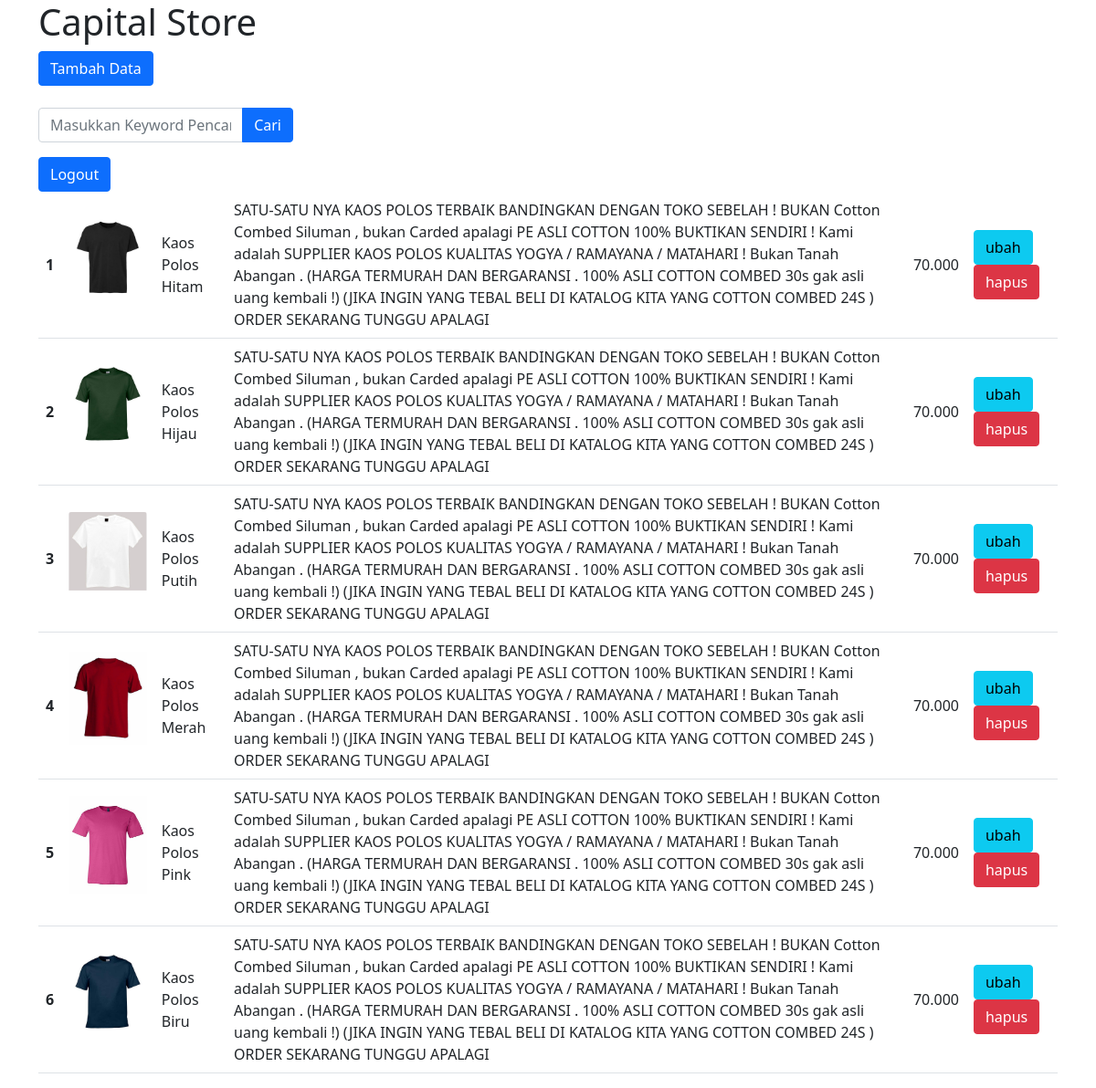
The page /admin.php (signed in) on the database its author committed.
### tables this page shows
CREATE TABLE `asus_data` (
  `id` int(11) NOT NULL,
  `nama` varchar(100) NOT NULL,
  `gambar` varchar(35) NOT NULL,
  `spesifikasi` varchar(900) NOT NULL,
  `harga` varchar(100) NOT NULL
);

### functions.php (called while the page is built, shortened)
<?php
function koneksi()
{
  $conn = mysqli_connect('localhost', 'root', '','db_store') or die('Koneksi ke DB GAGAL!');
  mysqli_select_db($conn, 'db_store') or die("Database salah!");
  return $conn;
}
function query($query)
{
  $conn = koneksi();
  $result = mysqli_query($conn, $query) or die(mysqli_error($conn));
  $rows = [];
  while ($row = mysqli_fetch_assoc($result)) {
    $rows[] = $row;
  }
  return $rows;
}

### admin.php (the view, shortened to what this page needs)
<?php
require 'functions.php';
$db_store = query("SELECT * FROM asus_data");
?>
<!doctype html>
<html lang="en">
<head>
  <link href="https://cdn.jsdelivr.net/npm/bootstrap@5.1.3/dist/css/bootstrap.min.css" rel="stylesheet">
</head>
<body>
  <div class="container">
    <h1 class="align-midcle">Capital Store</h1>
    <a href="tambah.php" class="btn btn-primary">Tambah Data</a>
    <form action="" method="GET" class="mt-4">
      <div class="input-group mb-3 mt-4 w-25">
        <input type="text" class="form-control" name="keyword" placeholder="Masukkan Keyword Pencarian.." autocomplete="off">
        <button class="btn btn-primary" type="submit" name="cari">Cari</button>
      </div>
    </form>
    <a class="btn btn-primary text-left" href="logout.php">Logout</a>
    <table class="table">
      <?php
      $no = 1;
      foreach ($db_store as $row) : ?>
        <tr>
          <th scope="row" class="align-middle"><?php echo $no++; ?></th>
          <td class="align-middle">
            <img src="img/<?php echo $row["gambar"] ?>" class="card-img-top img-fluid max-foto mb-3">
          </td>
          <td class="align-middle"><?php echo $row["nama"]; ?></td>
          <td class="align-middle"><?php echo $row["spesifikasi"]; ?></td>
          <td class="align-middle"><?php echo $row["harga"]; ?></td>
          <td class="align-middle">
            <a href="ubah.php?id=<?= $row["id"]; ?>" class="btn btn-info justify-warning-end">ubah</a>
            <a href="hapus.php?id=<?= $row["id"]; ?>" class="btn btn-danger justify-content-end" onclick="return confirm('yakin?');">hapus</a>
          </td>
        </tr>
      <?php endforeach; ?>
    </table>
  </div>
</body>
</html>

### rows shown on the page
asus_data: gambar (picture), nama "Kaos Polos Hitam", spesifikasi "SATU-SATU NYA KAOS POLOS TERBAIK BANDINGKAN DENGAN TOKO SEBELAH ! BUKAN Cotton Combed Siluman , bukan Carded apalagi PE ASLI COTTON 100% BUKTIKAN SENDIRI ! Kami adalah SUPPLIER KAOS POLOS KUALITAS YOGYA / RAMAYANA / MATAHARI ! Bukan Tanah Abangan . (HARGA TERMURAH DAN BERGARANSI . 100% ASLI COTTON COMBED 30s gak asli uang kembali !) (JIKA INGIN YANG TEBAL BELI DI KATALOG KITA YANG COTTON COMBED 24S ) ORDER SEKARANG TUNGGU APALAGI", harga "70.000"
asus_data: gambar (picture), nama "Kaos Polos Hijau", spesifikasi "SATU-SATU NYA KAOS POLOS TERBAIK BANDINGKAN DENGAN TOKO SEBELAH ! BUKAN Cotton Combed Siluman , bukan Carded apalagi PE ASLI COTTON 100% BUKTIKAN SENDIRI ! Kami adalah SUPPLIER KAOS POLOS KUALITAS YOGYA / RAMAYANA / MATAHARI ! Bukan Tanah Abangan . (HARGA TERMURAH DAN BERGARANSI . 100% ASLI COTTON COMBED 30s gak asli uang kembali !) (JIKA INGIN YANG TEBAL BELI DI KATALOG KITA YANG COTTON COMBED 24S ) ORDER SEKARANG TUNGGU APALAGI", harga "70.000"
asus_data: gambar (picture), nama "Kaos Polos Putih", spesifikasi "SATU-SATU NYA KAOS POLOS TERBAIK BANDINGKAN DENGAN TOKO SEBELAH ! BUKAN Cotton Combed Siluman , bukan Carded apalagi PE ASLI COTTON 100% BUKTIKAN SENDIRI ! Kami adalah SUPPLIER KAOS POLOS KUALITAS YOGYA / RAMAYANA / MATAHARI ! Bukan Tanah Abangan . (HARGA TERMURAH DAN BERGARANSI . 100% ASLI COTTON COMBED 30s gak asli uang kembali !) (JIKA INGIN YANG TEBAL BELI DI KATALOG KITA YANG COTTON COMBED 24S ) ORDER SEKARANG TUNGGU APALAGI", harga "70.000"
asus_data: gambar (picture), nama "Kaos Polos Merah", spesifikasi "SATU-SATU NYA KAOS POLOS TERBAIK BANDINGKAN DENGAN TOKO SEBELAH ! BUKAN Cotton Combed Siluman , bukan Carded apalagi PE ASLI COTTON 100% BUKTIKAN SENDIRI ! Kami adalah SUPPLIER KAOS POLOS KUALITAS YOGYA / RAMAYANA / MATAHARI ! Bukan Tanah Abangan . (HARGA TERMURAH DAN BERGARANSI . 100% ASLI COTTON COMBED 30s gak asli uang kembali !) (JIKA INGIN YANG TEBAL BELI DI KATALOG KITA YANG COTTON COMBED 24S ) ORDER SEKARANG TUNGGU APALAGI", harga "70.000"
asus_data: gambar (picture), nama "Kaos Polos Pink", spesifikasi "SATU-SATU NYA KAOS POLOS TERBAIK BANDINGKAN DENGAN TOKO SEBELAH ! BUKAN Cotton Combed Siluman , bukan Carded apalagi PE ASLI COTTON 100% BUKTIKAN SENDIRI ! Kami adalah SUPPLIER KAOS POLOS KUALITAS YOGYA / RAMAYANA / MATAHARI ! Bukan Tanah Abangan . (HARGA TERMURAH DAN BERGARANSI . 100% ASLI COTTON COMBED 30s gak asli uang kembali !) (JIKA INGIN YANG TEBAL BELI DI KATALOG KITA YANG COTTON COMBED 24S ) ORDER SEKARANG TUNGGU APALAGI", harga "70.000"
asus_data: gambar (picture), nama "Kaos Polos Biru", spesifikasi "SATU-SATU NYA KAOS POLOS TERBAIK BANDINGKAN DENGAN TOKO SEBELAH ! BUKAN Cotton Combed Siluman , bukan Carded apalagi PE ASLI COTTON 100% BUKTIKAN SENDIRI ! Kami adalah SUPPLIER KAOS POLOS KUALITAS YOGYA / RAMAYANA / MATAHARI ! Bukan Tanah Abangan . (HARGA TERMURAH DAN BERGARANSI . 100% ASLI COTTON COMBED 30s gak asli uang kembali !) (JIKA INGIN YANG TEBAL BELI DI KATALOG KITA YANG COTTON COMBED 24S ) ORDER SEKARANG TUNGGU APALAGI", harga "70.000"
